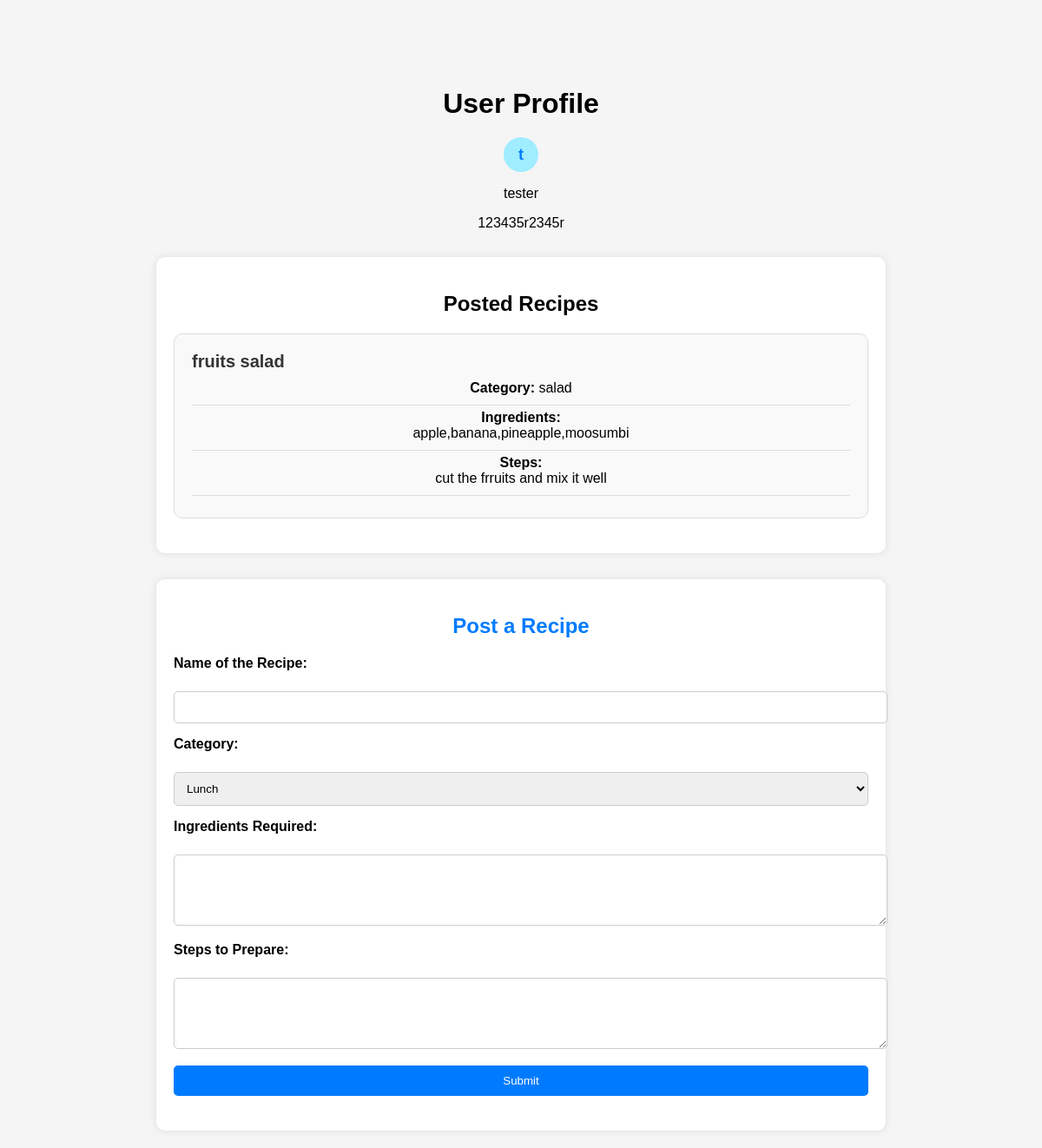
/profile/tester (signed in), run on the app's committed database.
### tables this page shows
CREATE TABLE user (
                    username TEXT primary key,
                    password TEXT,
                    bio TEXT
                );

CREATE TABLE recipe(
                    user text,
                    recipe_name text,
                    category text,
                    ingredients text,
                    steps text,
                    FOREIGN KEY (user) REFERENCES user(username));

### app.py (the view)
@app.route('/profile/<username>')
def profile(username):
    user = get_user_by_username(username)
    if user:
        recipes = get_recipes_by_user(username)
        if 'username' in session:
            username = session['username']
            return render_template('profile.html', user=user, recipes=recipes)
    else:
        return "User not found", 404

### app.py (called while the page is built)
def connect_db():
    conn = sqlite3.connect('dishdazzle.db')
    return conn

def get_recipes_by_user(username):
    conn = connect_db()
    cursor = conn.cursor()
    cursor.execute("SELECT * FROM recipe WHERE user = ?", (username,))
    recipes = cursor.fetchall()
    conn.close()
    return recipes

def get_user_by_username(username):
    conn = connect_db()
    cursor = conn.cursor()
    cursor.execute("SELECT * FROM user WHERE username = ?", (username,))
    user = cursor.fetchone()
    conn.close()
    return user

### templates/profile.html (shortened to what this page needs)
<!DOCTYPE html>
<html lang="en">
<head>
    <link rel="stylesheet" type="text/css" href="{{ url_for('static', filename='styles.css') }}">
</head>
<body>
    <div class="content">
        <h1>User Profile</h1>
        <div class="circle">
            {{ user[1][0] }}
        </div>
        <div class="user-info">
            <p>{{ user[1] }}</p>
            <p>{{ user[2] }}</p>
        </div>
    </div>
    <div class="recipes">
        <h2 style="text-align: center;">Posted Recipes</h2>
        {% for recipe in recipes %}
        <div class="recipe-card">
            <h3>{{ recipe[1] }}</h3>
            <p><strong>Category:</strong> {{ recipe[2] }}</p>
            <p><strong>Ingredients:</strong><br>{{ recipe[3] }}</p>
            <p><strong>Steps:</strong><br>{{ recipe[4] }}</p>
        </div>
        {% endfor %}
    </div>
    <div class="post-recipe">
        <h2>Post a Recipe</h2>
        <form action="{{ url_for('post_recipe') }}" method="post">
            <label for="recipe_name">Name of the Recipe:</label><br>
            <input type="text" id="recipe_name" name="recipe_name" required><br>
            <label for="category">Category:</label><br>
            <select id="category" name="category">
                <option value="lunch">Lunch</option>
            </select><br>
            <label for="ingredients">Ingredients Required:</label><br>
            <textarea id="ingredients" name="ingredients" rows="4" cols="50" required></textarea><br>
            <label for="steps">Steps to Prepare:</label><br>
            <textarea id="steps" name="steps" rows="4" cols="50" required></textarea><br>
            <input type="submit" value="Submit">
        </form>
    </div>
</body>
</html>

### static/styles.css (style rules this page uses)
body { font-family: Arial, sans-serif; background-color: #f2f2f2; margin: 0; padding: 0; }
h1 { text-align: center; margin-bottom: 20px; }
label { display: block; margin-bottom: 10px; }
input { width: 100%; padding: 10px; margin-bottom: 20px; border: 1px solid #ccc; border-radius: 5px; }
p { text-align: center; }

### templates/profile.html (style rules this page uses)
body { font-family: Arial, sans-serif; background-color: #f5f5f5; padding: 20px; margin: 0; }
.circle { width: 40px; height: 40px; border-radius: 50%; background-color: #9fedff; color: #007bff; display: flex; justify-content: center; align-items: center; font-size: 18px; font-weight: bold; margin-left: auto; margin-right: auto; }
.content { padding-top: 60px; }
.post-recipe { background-color: #fff; border-radius: 10px; box-shadow: 0 0 10px rgba(0, 0, 0, 0.1); padding: 20px; text-align: center; margin: 0 auto; max-width: 800px; }
.post-recipe h2 { color: #007bff; margin-bottom: 20px; }
.post-recipe label { display: block; font-weight: bold; margin-bottom: 5px; text-align: left; }
.post-recipe input[type="text"], .post-recipe select, .post-recipe textarea { width: 100%; padding: 10px; margin-bottom: 15px; border: 1px solid #ccc; border-radius: 5px; }
.post-recipe textarea { white-space: pre-wrap; resize: vertical; }
.post-recipe input[type="submit"] { background-color: #007bff; color: #fff; padding: 10px 20px; border: none; border-radius: 5px; cursor: pointer; }
.recipes { background-color: #fff; border-radius: 10px; box-shadow: 0 0 10px rgba(0, 0, 0, 0.1); padding: 20px; margin: 0 auto; max-width: 800px; }
.recipe-card { background-color: #f9f9f9; border: 1px solid #ddd; border-radius: 10px; padding: 20px; margin-bottom: 20px; }
.recipe-card h3 { margin-top: 0; color: #333; font-size: 20px; margin-bottom: 10px; }
.recipe-card p { margin: 5px 0; font-size: 16px; border-bottom: 1px solid #ddd; padding-bottom: 10px; }

### data on the page
user: password "t", password "tester", bio "123435r2345r"
recipe: recipe_name "fruits salad", category "salad", ingredients "apple,banana,pineapple,moosumbi", steps "cut the frruits and mix it well"
